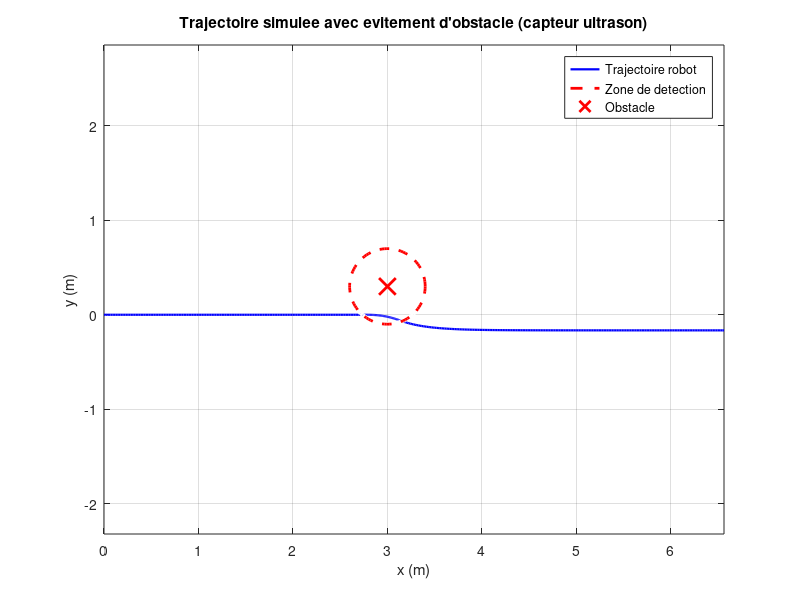
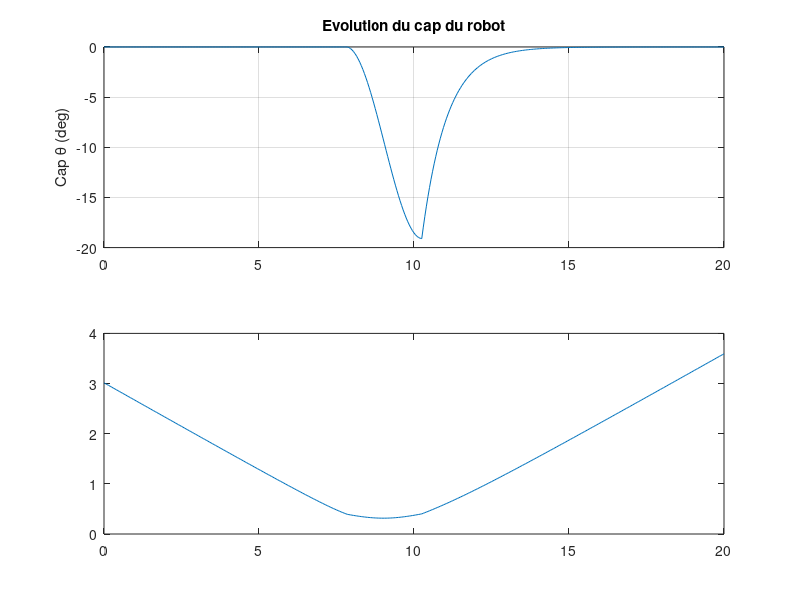

Here is the MATLAB script that generated these plots, in order: (Note: this script raises an error after producing the figures.)
%% voiture_simulation_trajectoire.m
% Simulation cinematique d'une voiture 2 roues motrices (modele differentiel)
% suivant une trajectoire de reference avec evitement d'obstacle simule
% par capteur ultrasonique.
clear; clc; close all;

%% Parametres du robot
L   = 0.15;     % empattement (m)
Ts  = 0.05;      % pas de temps (s)
Tf  = 20;         % duree simulation (s)
t   = 0:Ts:Tf;
N   = length(t);

v_nom = 0.35;    % vitesse nominale (m/s)

%% Etat initial [x, y, theta]
x = zeros(1,N); y = zeros(1,N); theta = zeros(1,N);
x(1)=0; y(1)=0; theta(1)=0;

%% Obstacle (position fixe) detecte par HC-SR04
obstacle = [3.0, 0.3];
rayon_detection = 0.4; % m

Kp_evitement = 2.5;

for k = 1:N-1
    d_obs = norm([x(k) y(k)] - obstacle);
    if d_obs < rayon_detection
        % Manoeuvre d'evitement : on tourne proportionnellement a la proximite
        omega = Kp_evitement * (rayon_detection - d_obs) * sign(y(k)-obstacle(2)+eps);
        v = v_nom*0.5;
    else
        % Suivi de trajectoire rectiligne avec legere correction de cap
        cap_ref = 0;
        omega = 1.2*(cap_ref - theta(k));
        v = v_nom;
    end

    x(k+1)     = x(k) + v*cos(theta(k))*Ts;
    y(k+1)     = y(k) + v*sin(theta(k))*Ts;
    theta(k+1) = theta(k) + omega*Ts;
end

%% Traces
figure('Name','Trajectoire voiture avec evitement obstacle','Color','w');
plot(x, y, 'b-', 'LineWidth', 1.6); hold on;
viscircles(obstacle, rayon_detection, 'Color','r','LineStyle','--');
plot(obstacle(1), obstacle(2), 'rx', 'MarkerSize', 12, 'LineWidth',2);
axis equal; grid on;
xlabel('x (m)'); ylabel('y (m)');
title('Trajectoire simulee avec evitement d''obstacle (capteur ultrason)');
legend('Trajectoire robot','Zone de detection','Obstacle','Location','best');

saveas(gcf, '../docs/figures/matlab_voiture_trajectoire.png');

%% Vitesse et cap au cours du temps
figure('Name','Etats voiture','Color','w');
subplot(2,1,1);
plot(t, theta*180/pi); grid on;
ylabel('Cap \theta (deg)');
title('Evolution du cap du robot');
subplot(2,1,2);
d_min = arrayfun(@(i) norm([x(i) y(i)]-obstacle), 1:N);
plot(t, d_min); yline(rayon_detection,'r--');
ylabel('Distance obstacle (m)'); xlabel('Temps (s)'); grid on;

saveas(gcf, '../docs/figures/matlab_voiture_etats.png');

fprintf('Distance minimale a l''obstacle atteinte : %.3f m\n', min(d_min));
